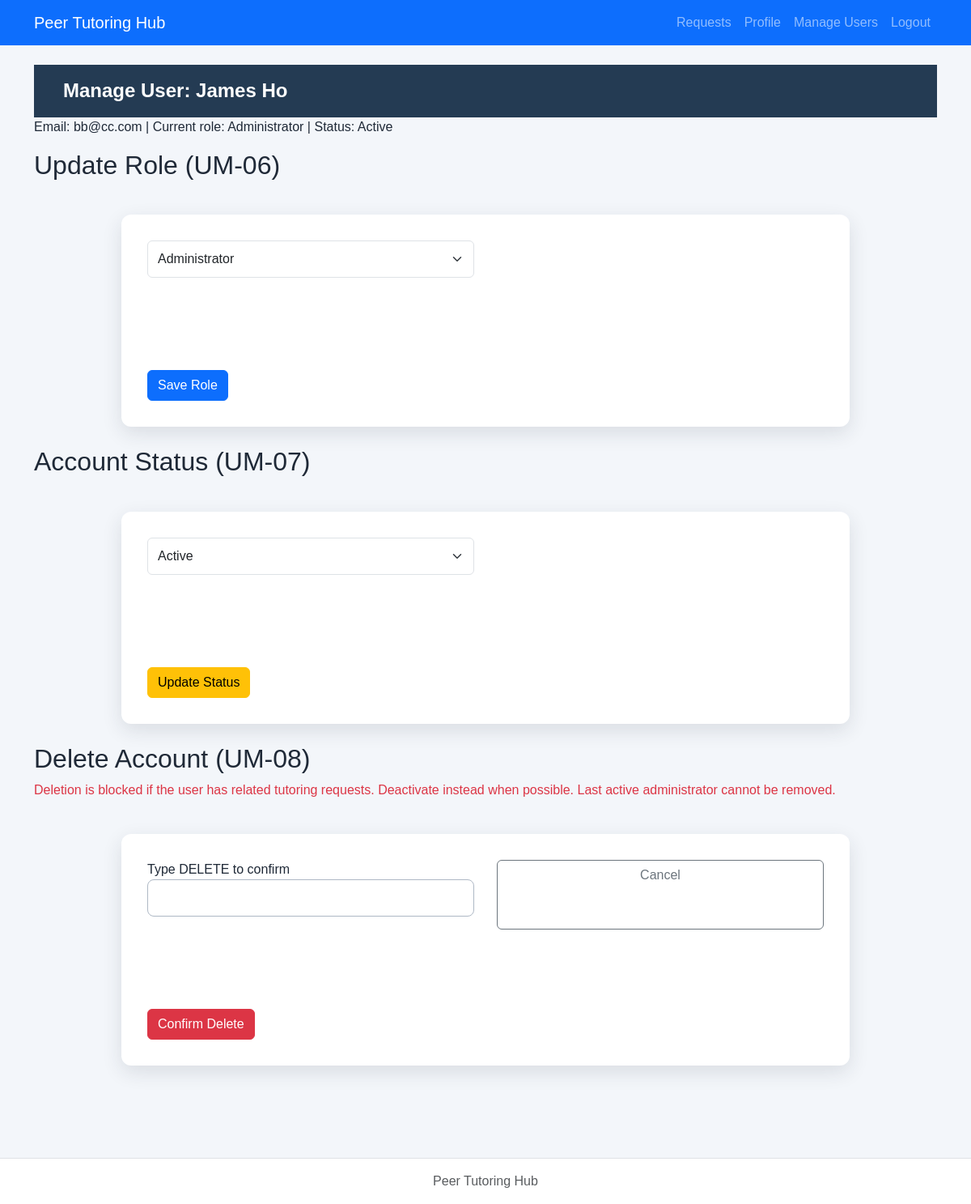
/lab7/php/admin-manage-user.php?id=1 (signed in), run on an earlier commit of the app's database.
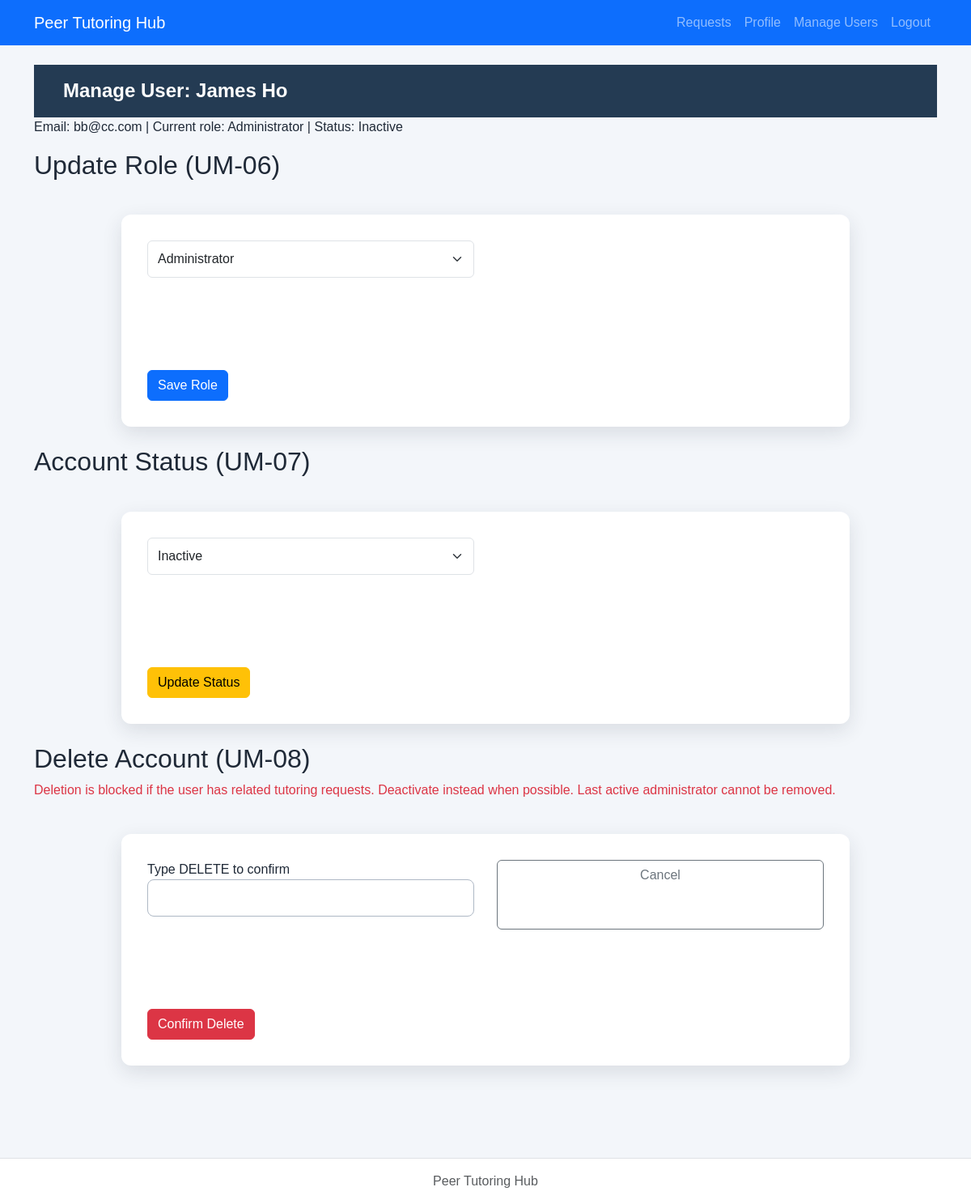
And on a later commit of the database.
### tables this page shows
CREATE TABLE users (
    user_id INTEGER PRIMARY KEY,
    full_name TEXT NOT NULL,
    email TEXT UNIQUE NOT NULL,
    password_hash TEXT NOT NULL,
    role TEXT NOT NULL CHECK(role IN ('Student', 'Tutor', 'Administrator')),
    status TEXT NOT NULL DEFAULT 'Active' CHECK(status IN ('Active', 'Inactive')),
    created_at TEXT NOT NULL DEFAULT CURRENT_TIMESTAMP
);

### lab7/repositories/userPDO.php (called while the page is built, shortened)
<?php
function findUserById(PDO $pdo, int $id): ?array {
    $stmt = $pdo->prepare('SELECT * FROM users WHERE user_id = ?');
    $stmt->execute([$id]);
    $row = $stmt->fetch();
    return $row ?: null;
}

### lab7/includes/auth.php (called while the page is built, shortened)
<?php
if (!function_exists('escapeHtml')) {
    function escapeHtml(string $s): string {
        return htmlspecialchars($s, ENT_QUOTES | ENT_SUBSTITUTE, 'UTF-8');
    }
}

### lab7/php/admin-manage-user.php (the view, shortened to what this page needs)
<?php
require_once __DIR__ . '/../includes/auth.php';
$pdo = openDatabase();
$id = (int)($_GET['id'] ?? $_POST['user_id'] ?? 0);
$target = findUserById($pdo, $id);
require __DIR__ . '/../includes/header.php';
require __DIR__ . '/../includes/nav.php';
?>
<main class="container py-4">
    <h1>Manage User: <?= escapeHtml($target['full_name']) ?></h1>
    <p>Email: <?= escapeHtml($target['email']) ?> | Current role: <?= escapeHtml($target['role']) ?> | Status: <?= escapeHtml($target['status']) ?></p>
    <h2>Update Role (UM-06)</h2>
    <form method="post" class="mb-4">
        <div class="mb-3">
            <select name="role" class="form-select">
                <?php foreach (['Student', 'Tutor', 'Administrator'] as $r): ?>
                    <option value="<?= escapeHtml($r) ?>" <?= $target['role'] === $r ? 'selected' : '' ?>><?= escapeHtml($r) ?></option>
                <?php endforeach; ?>
            </select>
        </div>
        <button class="btn btn-primary">Save Role</button>
    </form>
    <h2>Account Status (UM-07)</h2>
    <form method="post" class="mb-4">
        <div class="mb-3">
            <select name="status" class="form-select">
                <option value="Active" <?= $target['status'] === 'Active' ? 'selected' : '' ?>>Active</option>
                <option value="Inactive" <?= $target['status'] === 'Inactive' ? 'selected' : '' ?>>Inactive</option>
            </select>
        </div>
        <button class="btn btn-warning">Update Status</button>
    </form>
    <h2>Delete Account (UM-08)</h2>
    <p class="text-danger">Deletion is blocked if the user has related tutoring requests. Deactivate instead when possible. Last active administrator cannot be removed.</p>
    <form method="post">
        <div class="mb-3">
            <label>Type DELETE to confirm</label>
            <input type="text" name="confirm" class="form-control" required>
        </div>
        <button class="btn btn-danger">Confirm Delete</button>
        <a href="admin-users.php" class="btn btn-outline-secondary">Cancel</a>
    </form>
</main>
<?php require __DIR__ . '/../includes/footer.php'; ?>

What changed in the data, as far as the page shows it:
changed users "James Ho": status "Active" → "Inactive"
